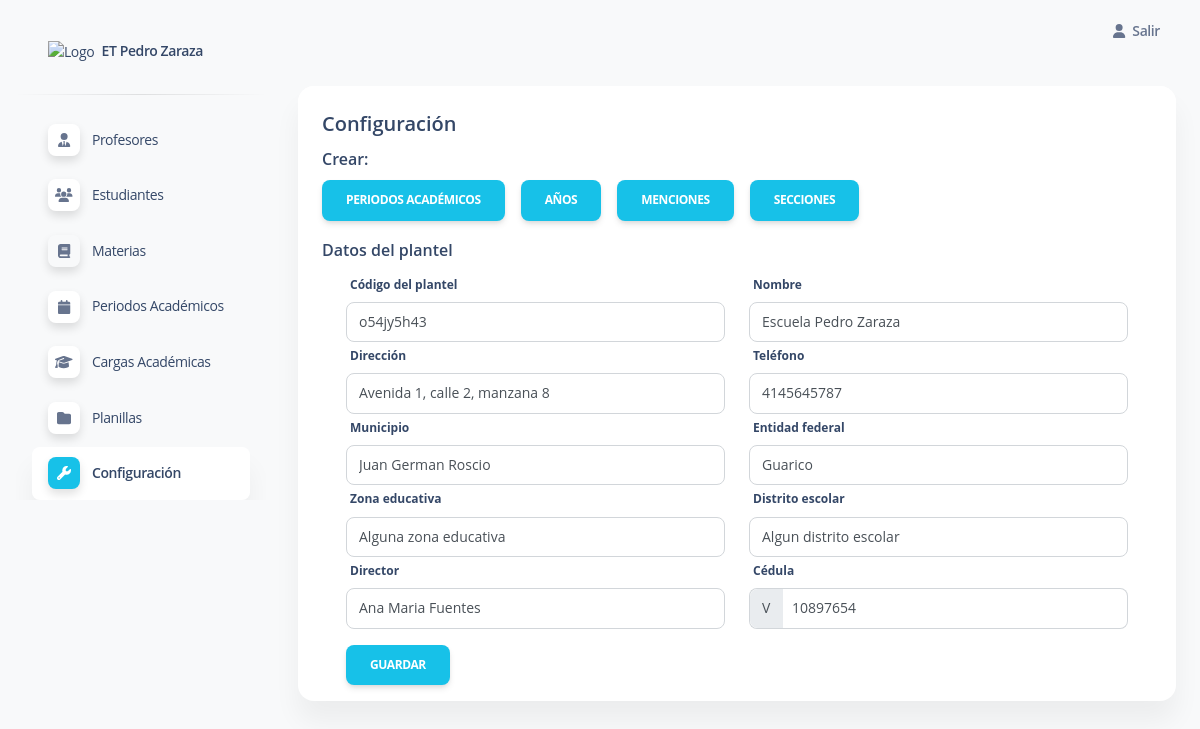
The app's page /configuracion (signed in), older data.
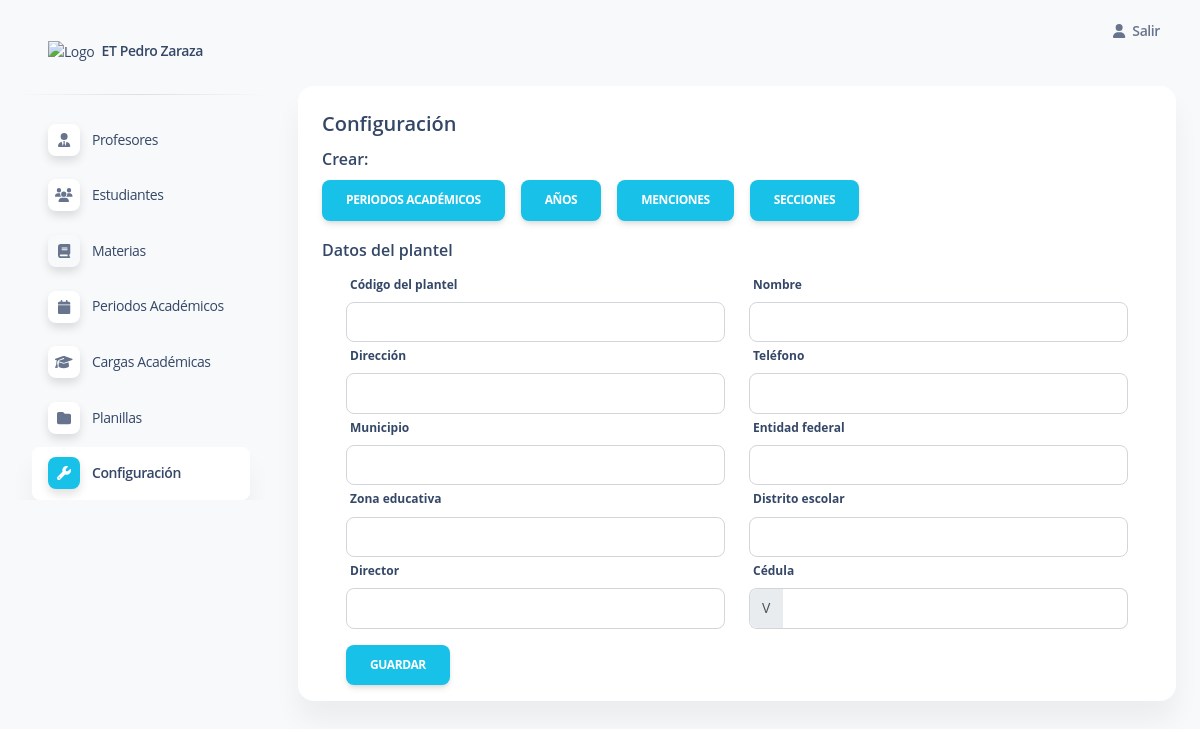
The same page, newer data.
### apps/home/models.py (models this page shows, shortened)
class DatosPlantel(models.Model):
    id = models.AutoField(primary_key=True)  # Llave primaria autoincremental
    codigo = models.CharField(max_length=255)  # Cadena de texto no nula
    nombre = models.CharField(max_length=255)  # Cadena de texto no nula
    direccion = models.CharField(max_length=255)  # Cadena de texto no nula
    telefono = models.PositiveIntegerField()  # Número no nulo
    municipio = models.CharField(max_length=255)  # Cadena de texto no nula
    entidad_federal = models.CharField(max_length=255)  # Cadena de texto no nula
    zona_educativa = models.CharField(max_length=255)  # Cadena de texto no nula
    distrito_escolar = models.CharField(max_length=255)  # Cadena de texto no nula
    ci_tipo = models.CharField(max_length=1, null=False)  # String de un solo carácter no nulo
    ci = models.PositiveIntegerField(null=False)  # Número no nulo
    director = models.CharField(max_length=255)
    class Meta:
        verbose_name_plural = "Datos Plantel"  # Nombre en plural para el panel de administración

### apps/home/views.py (the view)
# urls.py: path('configuracion', views.configuracion, name='configuracion'),
@login_required(login_url="/login/")
def configuracion(request):
    if request.method == 'POST':
        form = PlantelForm(request.POST)
        if form.is_valid():
            datos_plantel = DatosPlantel.objects.first()
            if datos_plantel:
                DatosPlantel.objects.update(**form.cleaned_data)
            else:
                DatosPlantel.objects.create(**form.cleaned_data)
                datos_plantel = form.cleaned_data
    else:
        datos_plantel = DatosPlantel.objects.values().first()
        if not datos_plantel:
            datos_plantel= {
                'codigo': '',
                'nombre': '',
                'direccion': '',
                'telefono': None,
                'municipio': '',
                'entidad_federal': '',
                'zona_educativa': '',
                'distrito_escolar': '',
                'director': '',
                'ci_tipo': '',
                'ci': None
            }
    form = PlantelForm(initial=datos_plantel)
    content = 'home/configuracion/index.html'
    context = {
        'form':form,
        'segment':'configuracion',
        'title':'Configuración',
        'table':content
    }
    return render(request, 'home/table.html', context)

### apps/context_processors.py (called while the page is built)
def cfg_assets_root(request):
    return { 'ASSETS_ROOT' : settings.ASSETS_ROOT }

### apps/templates/home/table.html (shortened to what this page needs)
{% extends 'layouts/base.html' %}
{% block content %}
{% load tags %}
<div class="container-fluid py-4">
  <div class="row">
    <div class="col-12">
      <div class="card mb-4">
        <div class="card-header pb-0">
          <div class="d-flex justify-content-between">
            <h5>{{ title }}</h5>
          </div>
        </div>
        <div class="card-body p-0">
          <div class="table-responsive p-0" id="contenedor-tabla">
            {% include table %}
          </div>
        </div>
      </div>
    </div>
  </div>
</div>
{% endblock content %}

### apps/templates/home/configuracion/index.html (shortened to what this page needs)
{% block stylesheets %}
<link id="custom_style" href="{{ ASSETS_ROOT }}/css/custom.css" rel="stylesheet" />
{% endblock stylesheets %}
<div class="container-fluid">
  <div class="width-min">
    <h6>Crear:</h6>
    <div class="d-flex gap-3">
      <a class="btn btn-primary" href="{% url 'crear_periodo' %}" role="button">Periodos Académicos</a>
      <a class="btn btn-primary" href="{% url 'crear_anios' %}" role="button">Años</a>
      <a class="btn btn-primary" href="{% url 'crear_menciones' %}" role="button">Menciones</a>
      <a class="btn btn-primary" href="{% url 'secciones' %}" role="button">Secciones</a>
    </div>
  </div>
  <h6>Datos del plantel</h6>
  <form method="post">
    <div class="container">
      <div class="row">
        <div class="col {% if form.codigo.errors %}form-error{% endif %}">
          <label for="{{ form.codigo.id_for_label }}">{{ form.codigo.label }}</label>
          {{ form.codigo }}
        </div>
        <div class="col {% if form.nombre.errors %}form-error{% endif %}">
          <label for="{{ form.nombre.id_for_label }}">{{ form.nombre.label }}</label>
          {{ form.nombre }}
        </div>
        <div class="col {% if form.direccion.errors %}form-error{% endif %}">
          <label for="{{ form.direccion.id_for_label }}">{{ form.direccion.label }}</label>
          {{ form.direccion }}
        </div>
        <div class="col {% if form.telefono.errors %}form-error{% endif %}">
          <label for="{{ form.telefono.id_for_label }}">{{ form.telefono.label }}</label>
          {{ form.telefono }}
        </div>
        <div class="col {% if form.municipio.errors %}form-error{% endif %}">
          <label for="{{ form.municipio.id_for_label }}">{{ form.municipio.label }}</label>
          {{ form.municipio }}
        </div>
        <div class="col {% if form.entidad_federal.errors %}form-error{% endif %}">
          <label for="{{ form.entidad_federal.id_for_label }}">{{ form.entidad_federal.label }}</label>
          {{ form.entidad_federal }}
        </div>
        <div class="col {% if form.zona_educativa.errors %}form-error{% endif %}">
          <label for="{{ form.zona_educativa.id_for_label }}">{{ form.zona_educativa.label }}</label>
          {{ form.zona_educativa }}
        </div>
        <div class="col {% if form.distrito_escolar.errors %}form-error{% endif %}">
          <label for="{{ form.distrito_escolar.id_for_label }}">{{ form.distrito_escolar.label }}</label>
          {{ form.distrito_escolar }}
        </div>
        <div class="col {% if form.director.errors %}form-error{% endif %}">
          <label for="{{ form.director.id_for_label }}">{{ form.director.label }}</label>
          {{ form.director }}
        </div>
        <div class="col {% if form.ci_tipo.errors %}form-error{% endif %}">
          <label for="{{ form.ci_tipo.id_for_label }}">{{ form.ci.label }}</label>
          <div class="input-group">
            <div class="input-group-text p-0">
              {{ form.ci_tipo }}
            </div>
            {{ form.ci }}
          </div>
        </div>
        <div class="col pt-3">
          <button class="btn btn-primary" type="submit">Guardar</button>
        </div>
      </div>
    </div>
  </form>
</div>

Row changes from the older to the newer data that the page shows:
removed DatosPlantel: codigo "o54jy5h43", nombre "Escuela Pedro Zaraza", direccion "Avenida 1, calle 2, manzana 8", telefono "4145645787", municipio "Juan German Roscio", entidad_federal "Guarico", zona_educativa "Alguna zona educativa", distrito_escolar "Algun distrito escolar", director "Ana Maria Fuentes", ci_tipo "V", ci "10897654"
Text that changed along with them:
form field ci_tipo: (not shown) → "V"
